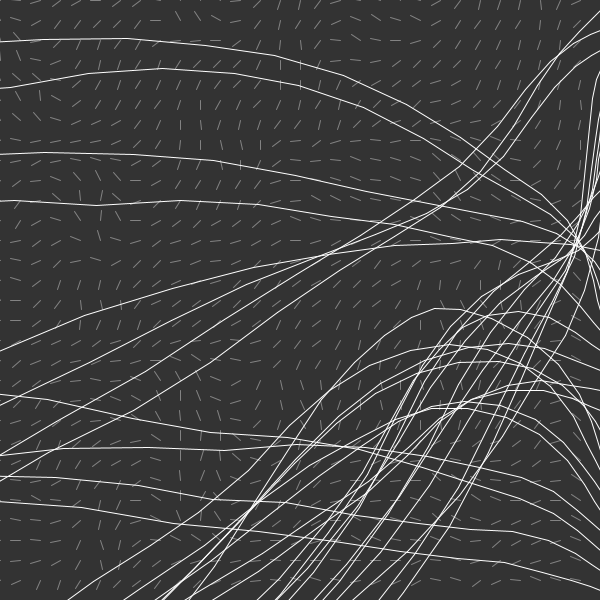
Frame 1 (no input)
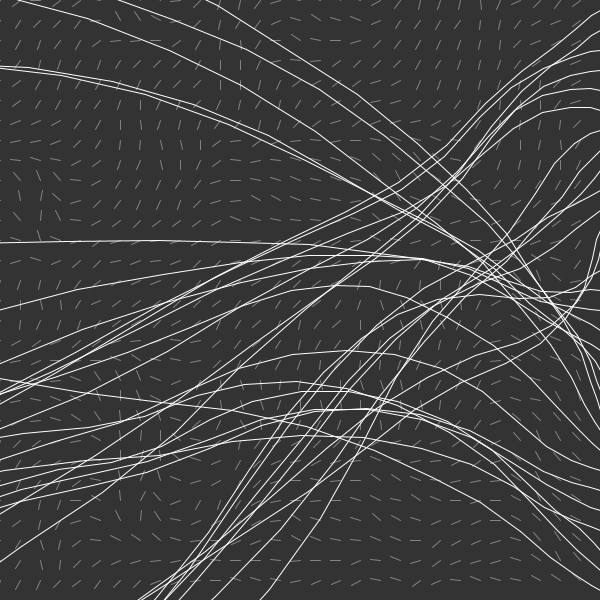
Frame 60 (the mouse pressed at the canvas centre just before this capture)
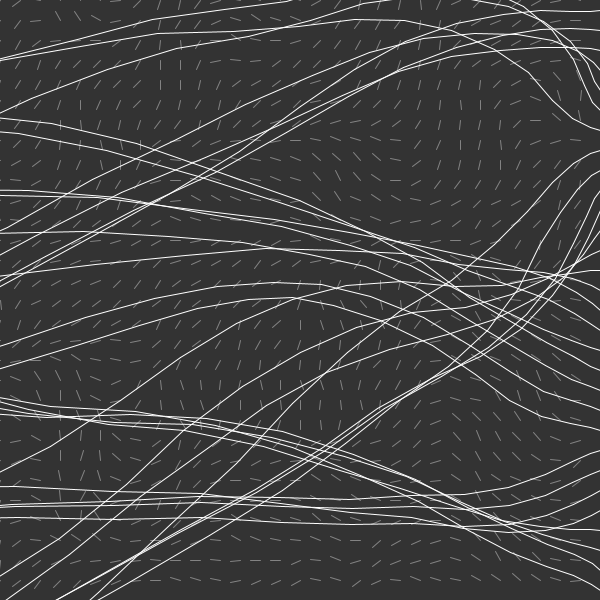
Frame 120 (the mouse held since frame 60 and released just before this capture)

The Processing sketch that drew these frames (run headless with seeded random() and noise(); from frame 60 on, the mouse is pressed at the canvas centre):

// Processing sketch: Flow_Fields
// ── Flow_Fields.pde
float t;
float CELL_SIZE = 20;

void setup() {
  size(600, 600);
}

void draw() {
  t += 0.01;
  background(51);
  stroke(255, 100);

  for(float x = 0; x < width; x += CELL_SIZE) {
    for(float y = 0; y < height; y += CELL_SIZE) {
        PVector f = getFlow(x, y);
        line(x, y, x + f.x, y + f.y);
    }
  }
  
  stroke(255);
  for (float y = CELL_SIZE / 2; y < height; y += CELL_SIZE) {
      PVector p = new PVector(width, y);
      PVector v = new PVector(0, 0);
      
      for (int i = 0; i < 40; ++i) {
        float oldX = p.x;
        float oldY = p.y;
        PVector a = getFlow(p.x, p.y);
        v.x += a.x;
        v.y += a.y;    
        p.x += v.x;
        p.y += v.y;        
        line(oldX, oldY, p.x, p.y);
      }
  }
}

PVector getFlow(float x, float y) {
  float angle = noise(x / 100.0f + t, y / 100.0f) * TWO_PI;
  return PVector.fromAngle(angle).setMag(10);
}
